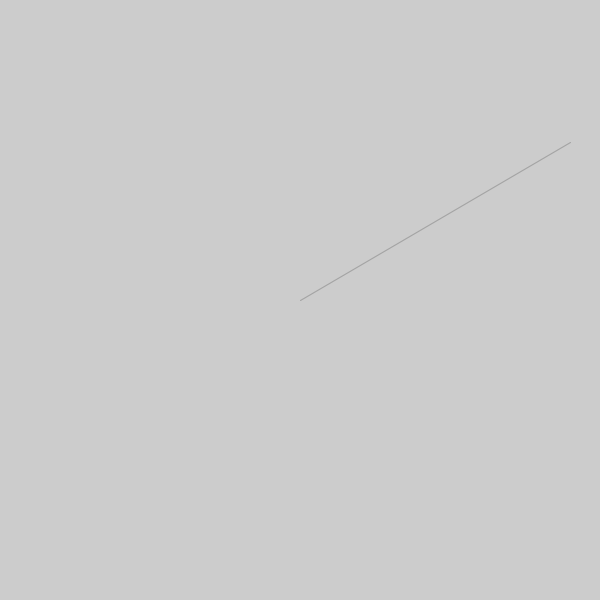
Frame 1 (no input)
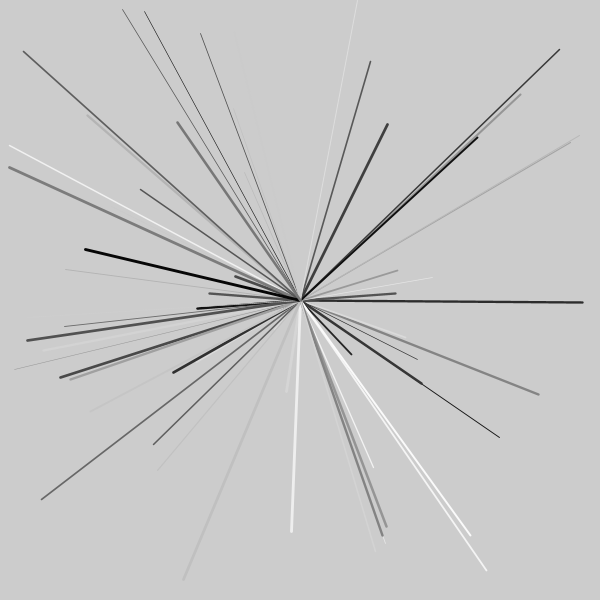
Frame 60 (the mouse pressed at the canvas centre just before this capture)
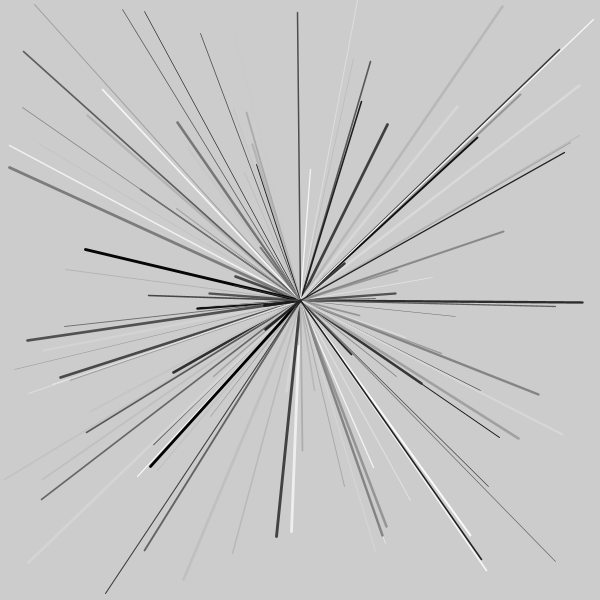
Frame 120 (the mouse held since frame 60 and released just before this capture)

The Processing sketch that drew these frames (run headless with seeded random() and noise(); from frame 60 on, the mouse is pressed at the canvas centre):

// Processing sketch: shapes
// ── shapes.pde
// Setting up the canvas. Run once.
//
void setup() {
  size(600, 600);
}

// Random radiant rays. Try to alter styles.
//
void draw() {
  stroke(random(255));
  strokeWeight(random(0.5, 3));
  line(width/2, height/2, random(width), random(height));
}

// Same radiant rays in polar coordinate.
// Polar Coordinate: (radius, angle in radians)
//
//void draw() {
//  stroke(random(255));
//  strokeWeight(random(0.5, 3));
//  float R = random(50, 300);
//  float A = random(0, TWO_PI);
//  float x = R * cos(A);
//  float y = R * sin(A);
//  line(width/2, height/2, x+width/2, y+height/2);
//}

// Same radiant rays in polar coordinate, version 2.
//
//void draw() {
//  background(0);
//  translate(width/2, height/2);
//  stroke(random(255));
//  strokeWeight(random(0.5, 3));
//  PVector p = polar2cartesian(random(50, 300), random(0, TWO_PI));
//  line(width/2, height/2, p.x, p.y);
//}

// Polar to Cartesian coordinate conversion.
//
//PVector polar2cartesian(float radius, float theta) {
//  PVector p = new PVector(radius * cos(theta), radius * sin(theta));
//  return p;
//}
